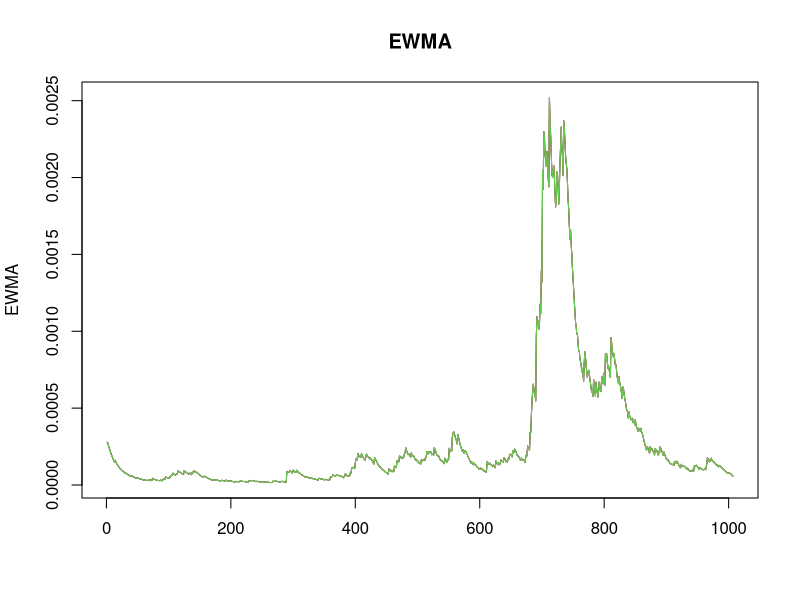

R code for this plot:
library(reshape2)
library(lubridate)
library(tseries)
library(MASS,stats)
library(car)
library(fGarch)

data <- read.csv("SP500.csv")
head(data)

Ret <- data$sprtrn
y  <- as.matrix(Ret)

n <- dim(y)[1]
# Initializing the EWMA matrix
EWMA <- matrix(NA, nrow = n, ncol = 3)
# Determine lambda
lambda <- 0.94

S <- cov(y)
S

# Fill the initial row of EWMA with the sample covariances
EWMA[1,] <- S[upper.tri(S, diag = TRUE)]

# Manually computing EWMA elements for t = 2

# Apply the formula for EWMA
S_2 <- lambda * S + (1-lambda) * y[1,] %*% t(y[1,])
# Get the variances and covariances
S_2[upper.tri(S_2, diag = TRUE)]

# Populating the EWMA matrix

# Create a loop for rows 2 to n
for (i in 2:n) {
    # Update S with the new weighted moving average
    S <- lambda * S + (1-lambda) * y[i-1,] %*% t(y[i-1,])
    
    # Fill the following EWMA row with the covariances
    EWMA[i,] <- S[upper.tri(S, diag = TRUE)]
}

head(EWMA)

# Plotting estimated variances and covariances
matplot(EWMA, type = "l", main = "EWMA", lty = 1)
